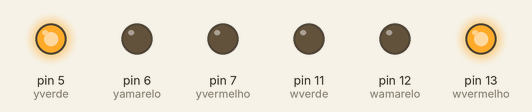
The sketch below on a simulated Arduino Uno, built with avr-gcc and run on an emulated ATmega328P. Parts: output pins drawn as LEDs (lit = HIGH).

Above: at 1.5 s.
At 4.5 s:
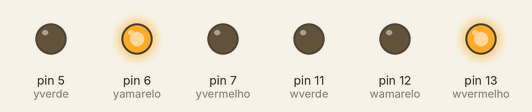
At 10.5 s:
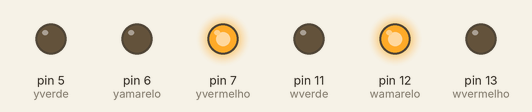
At 13.5 s:
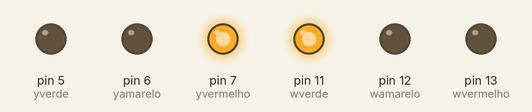
Timing chart, 0 to 19.5 s (numbered marks = the images above):
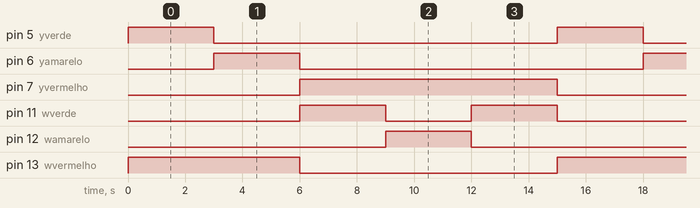

Measured:
- by itself, pin 5 (yverde), pin 6 (yamarelo), pin 12 (wamarelo): alternates HIGH for 3.0 s and LOW for 12.0 s
- by itself, pin 7 (yvermelho): alternates HIGH for 9.0 s and LOW for 6.0 s
- by itself, pin 11 (wverde): repeats every 15.0 s: LOW 3.0 s, HIGH 3.0 s, LOW 6.0 s, HIGH 3.0 s
- by itself, pin 13 (wvermelho): alternates HIGH for 6.0 s and LOW for 9.0 s

The sketch:

semaforo_2.ino
```cpp
int wvermelho = 13; // saidas do arduino
int wamarelo = 12;
int wverde = 11;

int yvermelho = 7; // saidas do arduino
int yamarelo = 6;
int yverde = 5;
int temp = 3000;

void setup()
{
  pinMode(wvermelho, OUTPUT);
  pinMode(wamarelo, OUTPUT);
  pinMode(wverde, OUTPUT);

  pinMode(yvermelho, OUTPUT);
  pinMode(yamarelo, OUTPUT);
  pinMode(yverde, OUTPUT);
}

void loop()
{

  digitalWrite(wvermelho, HIGH);
  digitalWrite(wamarelo, LOW);
  digitalWrite(wverde, LOW);
  digitalWrite(yvermelho, LOW);
  digitalWrite(yamarelo, LOW);
  digitalWrite(yverde, HIGH);
  delay (temp);

  digitalWrite(wvermelho, HIGH);
  digitalWrite(wamarelo, LOW);
  digitalWrite(wverde, LOW);
  digitalWrite(yvermelho, LOW);
  digitalWrite(yamarelo, HIGH);
  digitalWrite(yverde, LOW);
  delay (temp);

  digitalWrite(wvermelho, LOW);
  digitalWrite(wamarelo, LOW);
  digitalWrite(wverde, HIGH);
  digitalWrite(yvermelho, HIGH);
  digitalWrite(yamarelo, LOW);
  digitalWrite(yverde, LOW);
  delay (temp);

  digitalWrite(wvermelho, LOW);
  digitalWrite(wamarelo, HIGH);
  digitalWrite(wverde, LOW);
  digitalWrite(yvermelho, HIGH);
  digitalWrite(yamarelo, LOW);
  digitalWrite(yverde, LOW);
  delay (temp);

  digitalWrite(wvermelho, LOW);
  digitalWrite(wamarelo, LOW);
  digitalWrite(wverde, HIGH);
  digitalWrite(yvermelho, HIGH);
  digitalWrite(yamarelo, LOW);
  digitalWrite(yverde, LOW);
  delay (temp);


}
```
